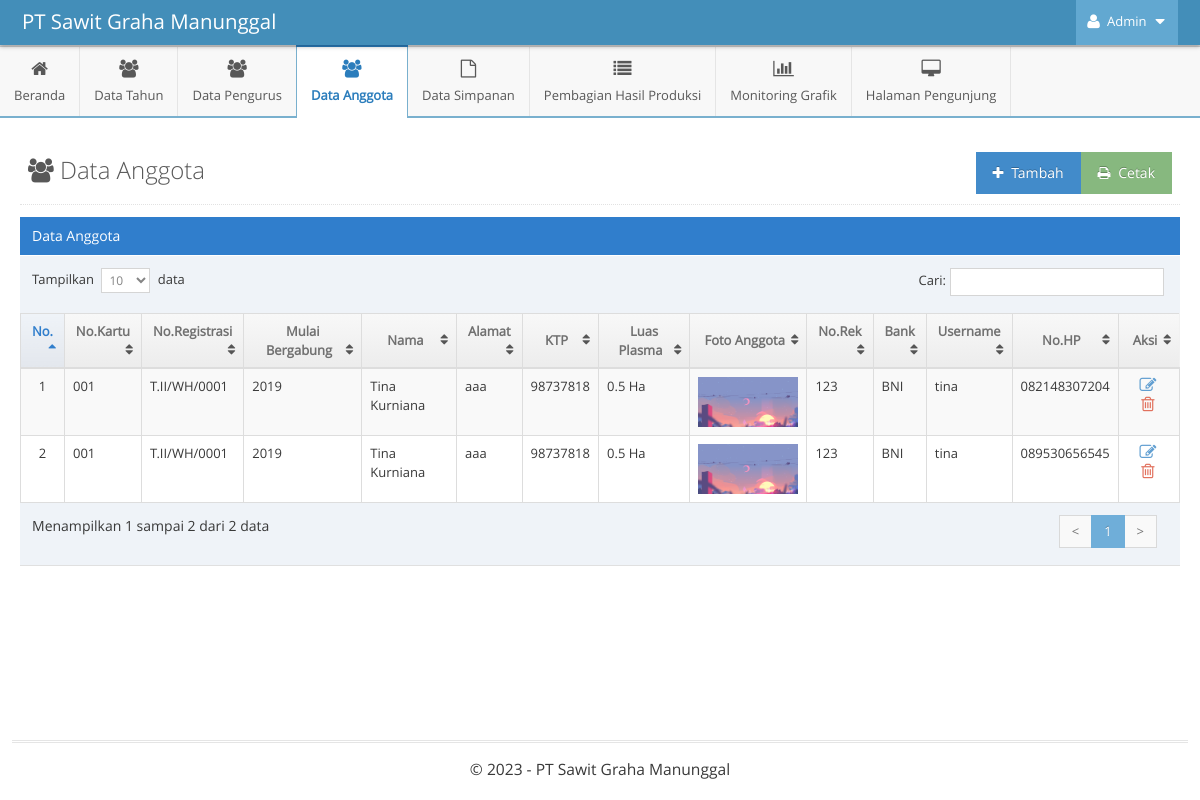
The app's page /admin/indexAdmin.php?p=kelola-anggota&m=anggota (signed in) with its own data.
### tables this page shows
CREATE TABLE `anggota` (
  `id_anggota` int NOT NULL AUTO_INCREMENT,
  `username` varchar(255) NOT NULL,
  `password` varchar(255) NOT NULL,
  `nama` varchar(255) NOT NULL,
  `no_kartu` varchar(255) NOT NULL,
  `no_registrasi` varchar(255) NOT NULL,
  `alamat` text NOT NULL,
  `ktp` varchar(16) NOT NULL,
  `luas_plasma` varchar(255) NOT NULL,
  `foto` varchar(255) NOT NULL,
  `no_rek` varchar(255) NOT NULL,
  `bank` varchar(255) NOT NULL,
  `id_tahun` int NOT NULL,
  `no_hp` varchar(255) DEFAULT NULL,
  PRIMARY KEY (`id_anggota`),
  KEY `id_tahun` (`id_tahun`),
  CONSTRAINT `anggota_ibfk_1` FOREIGN KEY (`id_tahun`) REFERENCES `tahun` (`id`) ON DELETE CASCADE ON UPDATE CASCADE
);

CREATE TABLE `tahun` (
  `id` int NOT NULL AUTO_INCREMENT,
  `tahun` int DEFAULT NULL,
  PRIMARY KEY (`id`)
);

### function-show.php (called while the page is built)
<?php
$host = 'localhost';
$username = 'root';
$password = '';
$dbname = 'skripsi-pirda2';
$conn = mysqli_connect($host, $username, $password, $dbname);
function tampilData($query)
{
    global $conn;
    $result = mysqli_query($conn, $query);
    $rows = [];
    while ($row = mysqli_fetch_assoc($result)) {
        $rows[] = $row;
    }
    return $rows;
}
?>

### admin/pages-admin/kelola-anggota/anggota.php (the view, shortened to what this page needs)
<?php
$query_tampil = "SELECT
					*,
					tahun.tahun
				FROM
					anggota
				INNER JOIN tahun on tahun.id = anggota.id_tahun;";
$anggota = tampilData($query_tampil);
?>
<div class="page-content">
	<div class="page-header">
		<h1 style="color:#585858">
			<i class="ace-icon fa fa-users"></i> Data Anggota
			<a href="pages-admin/kelola-anggota/cetak-anggota.php" target="_blank">
				<button class="btn btn-success pull-right">
					<i class="ace-icon fa fa-print"></i> Cetak
				</button>
			</a>
			<a data-toggle="modal" href="#tambah-anggota">
				<button class="btn btn-primary pull-right">
					<i class="ace-icon fa fa-plus"></i> Tambah
				</button>
			</a>
		</h1>
	</div>
	<div class="row">
		<div class="col-xs-12">
			<div class="row">
				<div class="col-xs-12">
					<div class="table-header">
						Data Anggota
					</div>
					<div class="table-responsive">
						<div>
							<table id="dynamic-table" class="table table-striped table-bordered table-hover">
								<thead>
									<tr>
										<th>No.</th>
										<th>No.Kartu</th>
										<th>No.Registrasi</th>
										<th>Mulai Bergabung</th>
										<th>Nama</th>
										<th>Alamat</th>
										<th>KTP</th>
										<th>Luas Plasma</th>
										<th>Foto Anggota</th>
										<th>No.Rek</th>
										<th>Bank</th>
										<th>Username</th>
										<th>No.HP</th>
										<th>Aksi</th>
									</tr>
								</thead>
								<tbody>
									<?php
									$i = 1;
									foreach ($anggota as $row) :
									?>
										<tr>
											<td class="center"><?= $i++; ?></td>
											<td><?= $row['no_kartu']; ?></td>
											<td><?= $row['no_registrasi']; ?></td>
											<td><?= $row['tahun']; ?></td>
											<td><?= $row['nama']; ?></td>
											<td><?= $row['alamat']; ?></td>
											<td><?= $row['ktp']; ?></td>
											<td><?= $row['luas_plasma']; ?> Ha</td>
											<td class="center">
												<img src="assets-admin/images/<?= $row["foto"]; ?>" alt="foto-user" width="100px">
											</td>
											<td><?= $row['no_rek']; ?></td>
											<td><?= $row['bank']; ?></td>
											<td><?= $row['username']; ?></td>
											<td><?= $row['no_hp']; ?></td>
											<td class="center">
												<div class="action-buttons">
													<a data-rel="tooltip" data-placement="top" title="Ubah" style="margin-right:5px" class="blue tooltip-info" data-toggle="modal" href="#edit-anggota-<?= $row['id_anggota']; ?>">
														<i class="ace-icon fa fa-edit bigger-130"></i>
													</a>
													<a data-rel="tooltip" data-placement="top" title="Hapus" style="margin-right:5px" class="red tooltip-error" data-toggle="modal" href="#hapus-anggota-<?= $row['id_anggota']; ?>">
														<i class="ace-icon fa fa-trash-o bigger-130"></i>
													</a>
												</div>
											</td>
										</tr>
									<?php endforeach; ?>
								</tbody>
							</table>
						</div>
					</div>
				</div>
			</div>
		</div>
	</div>
</div>

### admin/indexAdmin.php (shortened to what this page needs)
<?php
include '../function-show.php';
$p = isset($_GET['p']) ? $_GET['p'] : 'beranda';
?>
<!DOCTYPE html>
<html lang="en">
<head>
    <link rel="stylesheet" type="text/css" href="assets-admin/css/bootstrap.min.css" />
    <link rel="stylesheet" type="text/css" href="assets-admin/plugins/font-awesome-4.6.3/css/font-awesome.min.css" />
    <link rel="stylesheet" type="text/css" href="assets-admin/plugins/chosen/css/chosen.min.css" />
    <link rel="stylesheet" type="text/css" href="assets-admin/plugins/datepicker/css/datepicker.min.css" />
    <link rel="stylesheet" type="text/css" href="assets-admin/css/ace.min.css" class="ace-main-stylesheet" id="main-ace-style" />
    <link rel="stylesheet" type="text/css" href="assets-admin/js/ace-extra.min.js" />
</head>
<body class="no-skin">
    <div id="navbar" class="navbar navbar-default navbar-collapse h-navbar navbar-fixed-top">
        <div class="navbar-container" id="navbar-container">
            <div class="navbar-header pull-left">
                <a href="index.html" class="navbar-brand">
                    <small>
                        PT Sawit Graha Manunggal
                    </small>
                </a>
            </div>
            <div class="navbar-buttons navbar-header pull-right  collapse navbar-collapse" role="navigation">
                <ul class="nav ace-nav">
                    <li class="light-blue">
                        <a data-toggle="dropdown" href="#" class="dropdown-toggle">
                            <i class="ace-icon fa fa-user"></i>
                            <span class="user-info">
                                Admin
                            </span>
                            <i class="ace-icon fa fa-caret-down"></i>
                        </a>
                    </li>
                </ul>
            </div>
        </div>
    </div>
    <div class="main-container" id="main-container">
        <div id="sidebar" class="sidebar h-sidebar navbar-collapse collapse sidebar-fixed">
            <ul class="nav nav-list">
                <li class="hover <?= $p === 'beranda' ? 'active' : '' ?>">
                    <a href="indexAdmin.php?p=beranda&m=beranda">
                        <i class="menu-icon fa fa-home"></i>
                        <span class="menu-text"> Beranda </span>
                    </a>
                </li>
                <li class="hover <?= $p === 'kelola-tahun' ? 'active' : '' ?>">
                    <a href="indexAdmin.php?p=kelola-tahun&m=kelola-tahun">
                        <i class="menu-icon fa fa-users"></i>
                        <span class="menu-text"> Data Tahun </span>
                    </a>
                </li>
                <li class="hover <?= $p === 'kelola-pengurus' ? 'active' : '' ?>">
                    <a href="indexAdmin.php?p=kelola-pengurus&m=pengurus">
                        <i class="menu-icon fa fa-users"></i>
                        <span class="menu-text"> Data Pengurus </span>
                    </a>
                </li>
                <li class="hover <?= $p === 'kelola-anggota' ? 'active' : '' ?>">
                    <a href="indexAdmin.php?p=kelola-anggota&m=anggota">
                        <i class="menu-icon fa fa-users"></i>
                        <span class="menu-text"> Data Anggota </span>
                    </a>
                </li>
                <li class="hover <?= $p === 'kelola-simpanan-pokok' || $p === 'kelola-simpanan-wajib' || $m === 'simpanan-pokok' || $m == 'simpanan-wajib-tahun' || $m == 'simpanan-wajib-bulan' || $m == 'simpanan-wajib' ? 'active' : '' ?>">
                    <a class="dropdown-toggle" href="#">
                        <i class="menu-icon fa fa-file-o"></i>
                        <span class="menu-text"> Data Simpanan </span>
                    </a>
                </li>
                <li class="hover <?= $p === 'kelola-pembagian-hasil' ? 'active' : '' ?>">
                    <a href="indexAdmin.php?p=kelola-pembagian-hasil&m=pembagian-hasil-tahun">
                        <i class="menu-icon fa fa-list"></i>
                        <span class="menu-text"> Pembagian Hasil Produksi </span>
                    </a>
                </li>
                <li class="hover <?= $p === 'monitoring-grafik' || $m === 'grafik-anggota-per-tahun' || $m === 'grafik-hektar-per-tahun' || $m === 'grafik-simpanan-per-tahun' ? 'active' : '' ?>">
                    <a class="dropdown-toggle" href="#">
                        <i class="menu-icon fa fa-bar-chart"></i>
                        <span class="menu-text">Monitoring Grafik </span>
                    </a>
                </li>
                <li class="hover <?= $p === 'kelola-profil-pt' || $p === 'kelola-galeri' || $p === 'kelola-kontak' ? 'active' : '' ?>">
                    <a class="dropdown-toggle" href="#">
                        <i class="menu-icon fa fa-desktop"></i>
                        <span class="menu-text"> Halaman Pengunjung </span>
                    </a>
                </li>
            </ul>
        </div>
        <div class="main-content">
            <div class="main-content-inner">
                <?php
                $pages_dir = 'pages-admin/' . $p;
                if (!empty($_GET['p']) && !empty($_GET['m'])) {
                    $pages = scandir($pages_dir, 0);
                    unset($pages[0], $pages[1]);
                    $m = $_GET['m'];
                    if (in_array($m . '.php', $pages)) {
                        include($pages_dir . '/' . $m . '.php');
                    } else {
                        echo 'Halaman Tidak Ditemukan';
                    }
                } else {
                    include($pages_dir . '/beranda.php');
                }
                ?>
            </div>
        </div>
        <div class="footer">
            <div class="footer-inner">
                <div class="footer-content">
                    <span class="bigger-120">
                        &copy; 2023 - PT Sawit Graha Manunggal
                    </span>
                </div>
            </div>
        </div>
    </div>
</body>
</html>

### records on screen
anggota: no_kartu "001", no_registrasi "T.II/WH/0001", id_tahun.tahun "2019", nama "Tina Kurniana", alamat "aaa", ktp "98737818", luas_plasma "0.5", foto (picture), no_rek "123", bank "BNI", username "tina", no_hp "082148307204"
anggota: no_kartu "001", no_registrasi "T.II/WH/0001", id_tahun.tahun "2019", nama "Tina Kurniana", alamat "aaa", ktp "98737818", luas_plasma "0.5", foto (picture), no_rek "123", bank "BNI", username "tina", no_hp "089530656545"
